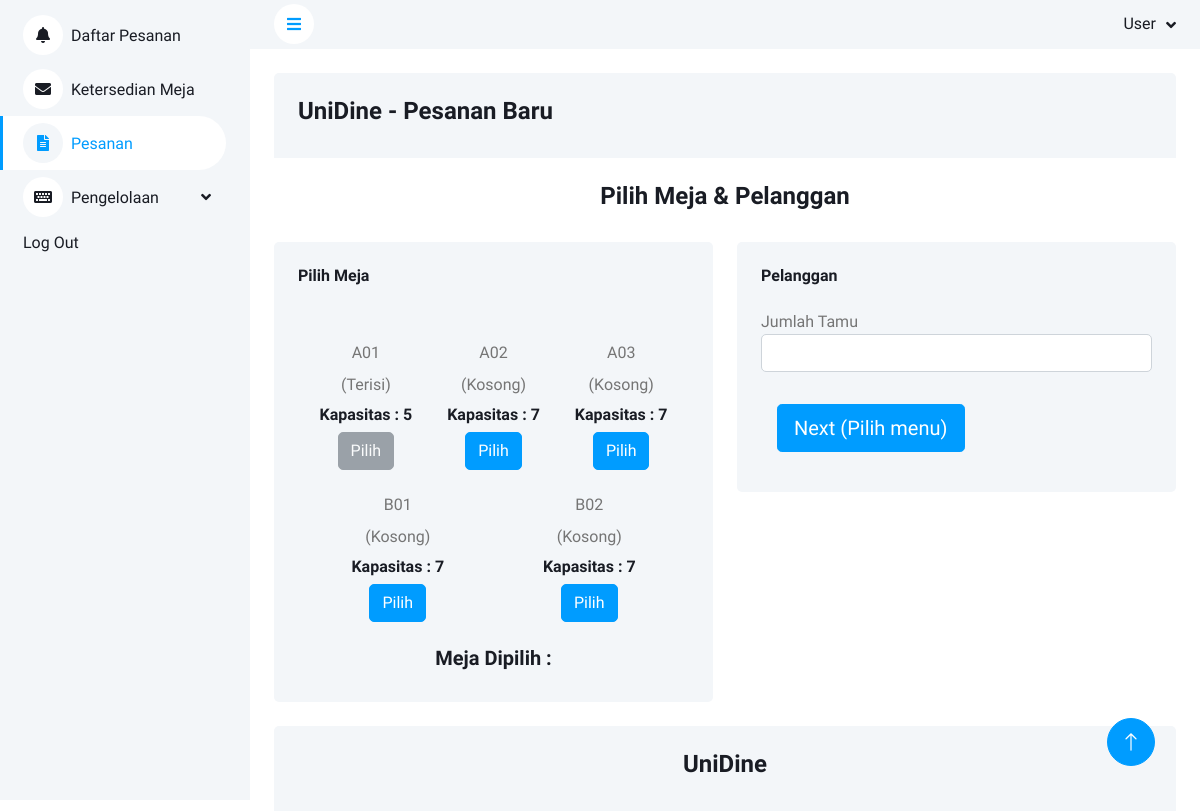
The app's page /Pesanan.php, older data.
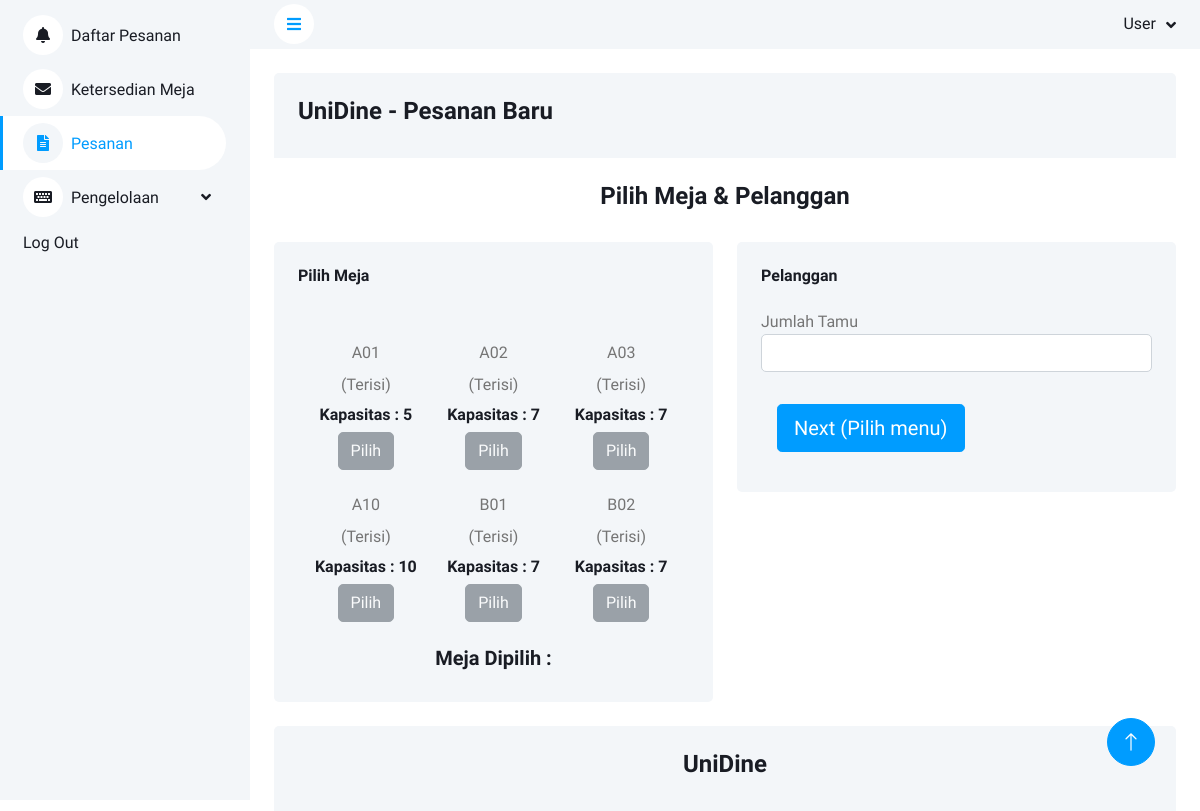
The same page, newer data.
### tables this page shows
CREATE TABLE `meja` (
  `no_meja` varchar(5) NOT NULL,
  `kapasitas` int(11) NOT NULL,
  `deskripsi` text NOT NULL,
  `status` varchar(11) DEFAULT 'Kosong'
);

### Pesanan.php (the view, shortened to what the changed rows need)
<?php
include 'koneksi.php';
?>
<!DOCTYPE html>
<html lang="en">
<head>
    <link href="https://cdnjs.cloudflare.com/ajax/libs/font-awesome/5.10.0/css/all.min.css" rel="stylesheet">
    <link href="https://cdn.jsdelivr.net/npm/bootstrap-icons@1.4.1/font/bootstrap-icons.css" rel="stylesheet">
    <link href="lib/owlcarousel/assets/owl.carousel.min.css" rel="stylesheet">
    <link href="lib/tempusdominus/css/tempusdominus-bootstrap-4.min.css" rel="stylesheet" />
    <link href="css/bootstrap.min.css" rel="stylesheet">
    <link href="css/style.css" rel="stylesheet">
</head>
<body>
    <div class="container-xxl position-relative bg-white d-flex p-0">
        <div class="content">
            <div class="container-fluid pt-4 px-4">
                <div class="row g-4">
                    <div class="col-sm-12 col-xl-6">
                        <div class="bg-light text-center rounded p-4">
                            <div class="card-body">
                                <form method="post">
                                    <div class="row">
                                        <?php
                                        $query = "SELECT * FROM meja";
                                        $result = mysqli_query($koneksi, $query);
                                        while ($row = mysqli_fetch_array($result)) {
                                        ?>
                                            <div class="col text-center" style="margin-top: 15px;">
                                                <p class="mb-2"><?= $row['no_meja']; ?> </p>
                                                <p class="mb-2">(<?= $row['status']; ?>)</p>
                                                <h6 class="mb-0">Kapasitas : <?= $row['kapasitas']; ?></h6>
                                                <?php if ($row['status'] == 'Kosong') { ?>
                                                    <button type="submit" name='meja_dipilih' value="<?= $row['no_meja']; ?>" class="btn btn-primary m-2">Pilih</button>
                                                <?php } else { ?>
                                                    <button type="button" class="btn btn-secondary m-2" disabled>Pilih</button>
                                                <?php } ?>
                                            </div>
                                        <?php  } ?>
                                    </div>
                                </form>
                            </div>
                        </div>
                    </div>
                </div>
            </div>
        </div>
    </div>
</body>
</html>

Row changes from the older to the newer data that the page shows:
changed meja "A02": status "Kosong" → "Terisi"
changed meja "A03": status "Kosong" → "Terisi"
added meja: no_meja "A10", status "Terisi", kapasitas "10", shows "Pilih"
changed meja "B01": status "Kosong" → "Terisi"
changed meja "B02": status "Kosong" → "Terisi"
